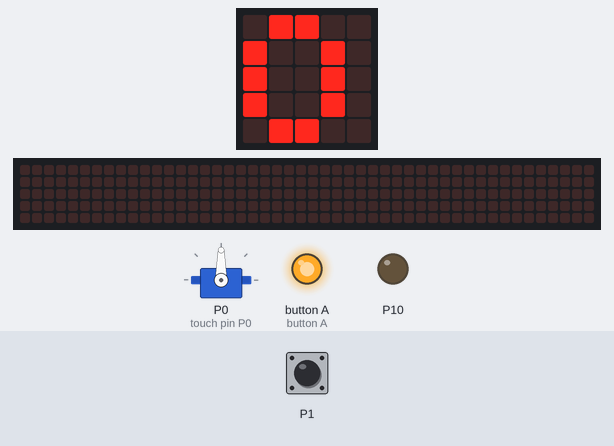
Recording of a program running on a simulated BBC micro:bit (MakeCode). On the bench: servo, the board's 5×5 LED display, a strip that is not on the board, showing the scrolling text unrolled, output pins drawn as LEDs (lit = HIGH). Inputs (shaded band) come from the test bench. The 48×5 strip is a reading aid, not a part: it shows the text the display is scrolling, unrolled, one strip-width of it at a time.

Above: at 1.2 s.
1.3 s: touch pin P1 pressed for 0.15 s
At 1.92 s:
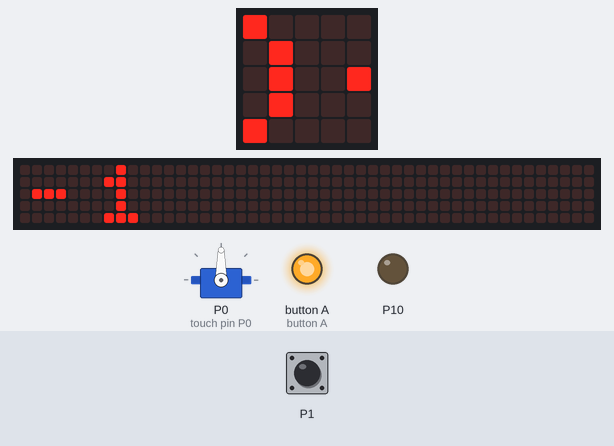
2.0 s: touch pin P1 pressed for 0.15 s
At 6.73 s:
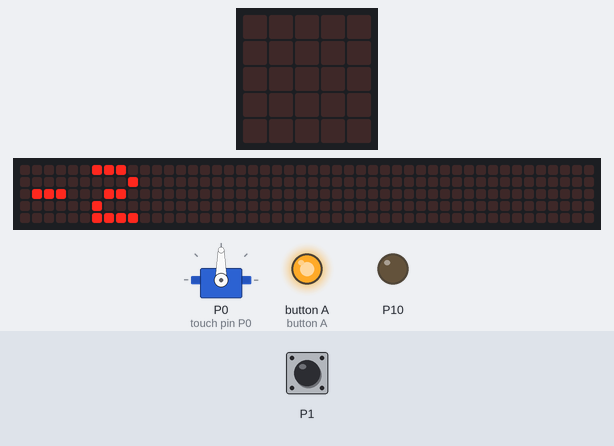
Timing chart, 0 to 8.2 s (numbered marks = the images above; inputs shaded):
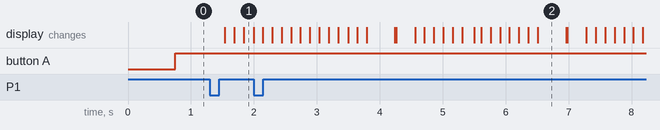

Measured:
- after the input at 1.3 s, the display: first changes after 0.24 s (image 1 shows a later state)
- what the display in image 2 shows lasts 0.5 s, from 6.5 s to 7.0 s

The program:

main.ts
```typescript
let Auto = 0
input.onPinPressed(TouchPin.P0, function () {
    Auto = Auto + 1
})
input.onPinPressed(TouchPin.P1, function () {
    Auto = Auto - 1
})
basic.forever(function () {
    pins.digitalWritePin(DigitalPin.P0, 0)
    if (Auto <= 30) {
        servos.P0.setAngle(90)
    } else {
        servos.P0.setAngle(180)
    }
    basic.showNumber(Auto)
    if (Auto <= 30) {
        pins.digitalWritePin(DigitalPin.P10, 0)
        pins.digitalWritePin(DigitalPin.P5, 1)
    } else {
        pins.digitalWritePin(DigitalPin.P5, 0)
        pins.digitalWritePin(DigitalPin.P10, 1)
    }
})
```

test.ts
```typescript
// Hier kann man Tests durchführen; diese Datei wird nicht kompiliert, wenn dieses Paket als Erweiterung verwendet wird.
```
